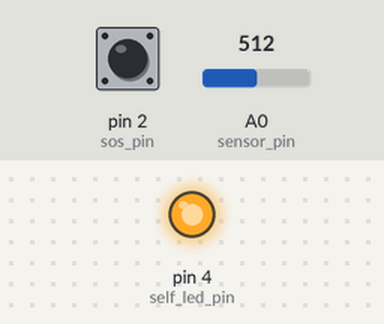
Simulated run of this sketch. Board: Arduino Uno, built with avr-gcc and run on an emulated ATmega328P. Shown: output pins drawn as LEDs (lit = HIGH). The test bench sets the inputs (shaded band); at power-on: pin 2 (sos_pin) HIGH, A0 (sensor_pin) = 512. No radio packets arrive unless stated.

Above: at 0.1 s.
Timing chart, 0 to 1.6 s (numbered marks = the images above):
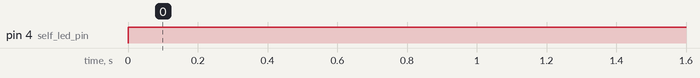

The sketch:

Module2.ino
```cpp
#include <RH_ASK.h>
#ifdef RH_HAVE_HARDWARE_SPI
#include <SPI.h> // Not actually used but needed to compile
#endif

RH_ASK driver(2000, 11, 12, 0); // 2000 bps, Pin 11 RX, Pin 12 TX

uint8_t seq = 0; // number of messages sent
uint8_t id = 67; // id for this board
uint8_t sensor_pin = A0; // Pin for analog output of the MQ-2 Sensor Module
uint8_t sos_pin = 2; // Pin connected to the SOS button
uint8_t self_led_pin = 4; // Pin connected to alert led
float ppm_thresh = 2000; // Threshold ppm, can be changed depending on gas
unsigned long time_ref = 0;
bool sos_on = false;

void setup()
{
  driver.init();
  pinMode(sos_pin, INPUT_PULLUP);
  pinMode(self_led_pin, OUTPUT);
}

void loop()
{
  unsigned long time = micros();
  checkSensors();

  if ((time - time_ref >= 1000000))
  {
    transmitData();
    time_ref = micros();
  }
}

// Checks sensors when a transmission is not being sent
// Sends a distress signal if the SOS button is pressed or the ppm is above the threshold
void checkSensors()
{
  int sensor_val = analogRead(sensor_pin);
  float voltage = 5 * sensor_val / 1024;
  float ppm = 605.18 * pow(((1/6.7) * ((5 - voltage) / voltage)), -2.052); // Formula for ppm of LPG

  int sos = !digitalRead(sos_pin);

  if (ppm > ppm_thresh | sos)
  {
    distressSignal();
  }
}

// Transmits sensor data to the dashboard receiver using the RF transmitter
// Checks the sensor values and packages it to be sent to the dashboard
void transmitData()
{
  int sensor_val = analogRead(sensor_pin);
  float voltage = 5 * sensor_val / 1024;
  uint8_t msg_len = 7; // 7 bytes are being sent
  uint8_t msg[msg_len]; // format: id, gas ppm, sos, seq

  msg[0] = id;

  union {
    float value;
    uint8_t bytes[4];
  } ppm;

  ppm.value = 605.18 * pow(((1/6.7) * ((5 - voltage) / voltage)), -2.052);

  for (int i = 0; i < sizeof(ppm); i++)
  {
    msg[i + 1] = ppm.bytes[i];
  }

  uint8_t sos = sos_on;
  msg[5] = sos;

  seq++;
  msg[6] = seq;

  driver.send(&msg[0], msg_len);
  driver.waitPacketSent();
  delay(100);
}

// Sends a distress signal containing the ID of the user
// Turns on an indicator LED to indicate the SOS button has been successfully been pressed
// or the ppm of gas is above the threshold
void distressSignal()
{
  uint8_t msg_len = 1; // 1 byte is being sent
  uint8_t msg[1] = {id}; // format: id

  if (!sos_on)
  {
    sos_on = true;
    digitalWrite(self_led_pin, HIGH);
  }

  driver.send(msg, msg_len);
  driver.waitPacketSent();
}
```

Measured:
- by itself, pin 4 (self_led_pin): LOW → HIGH at 0.00 s
